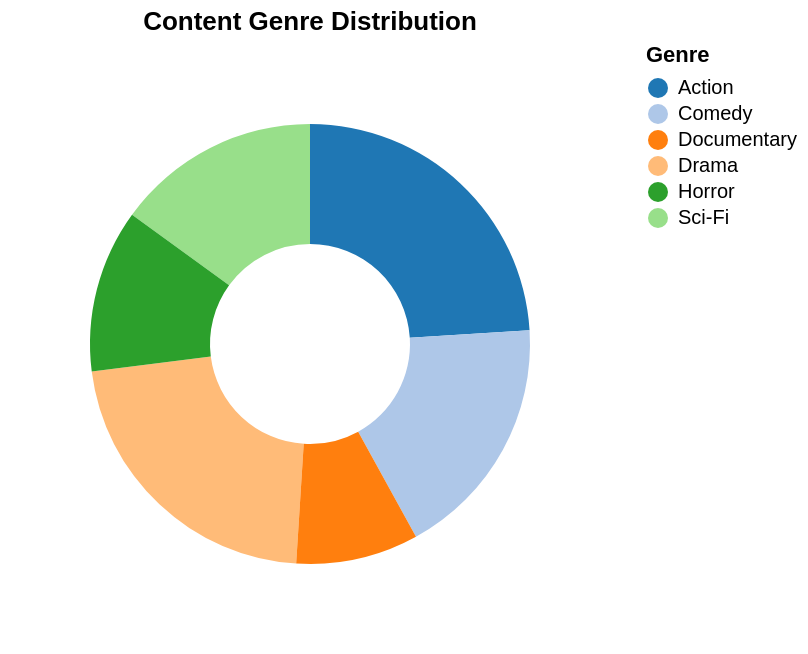

Specify this chart in Vega-Lite:
### Vega-Lite specification from a JSON file in a GitHub repository (floating-point values rounded to 4 significant figures)
{"$schema": "https://vega.github.io/schema/vega-lite/v5.json", "description": "Entertainment genre popularity", "data": {"values": [{"genre": "Action", "percentage": 24}, {"genre": "Comedy", "percentage": 18}, {"genre": "Drama", "percentage": 22}, {"genre": "Sci-Fi", "percentage": 15}, {"genre": "Horror", "percentage": 12}, {"genre": "Documentary", "percentage": 9}]}, "mark": {"type": "arc", "innerRadius": 50, "outerRadius": 110}, "encoding": {"theta": {"field": "percentage", "type": "quantitative"}, "color": {"field": "genre", "type": "nominal", "scale": {"scheme": "category20"}, "legend": {"title": "Genre"}}, "tooltip": [{"field": "genre", "type": "nominal"}, {"field": "percentage", "type": "quantitative", "title": "Share %", "format": ".0f"}]}, "title": "Content Genre Distribution"}
